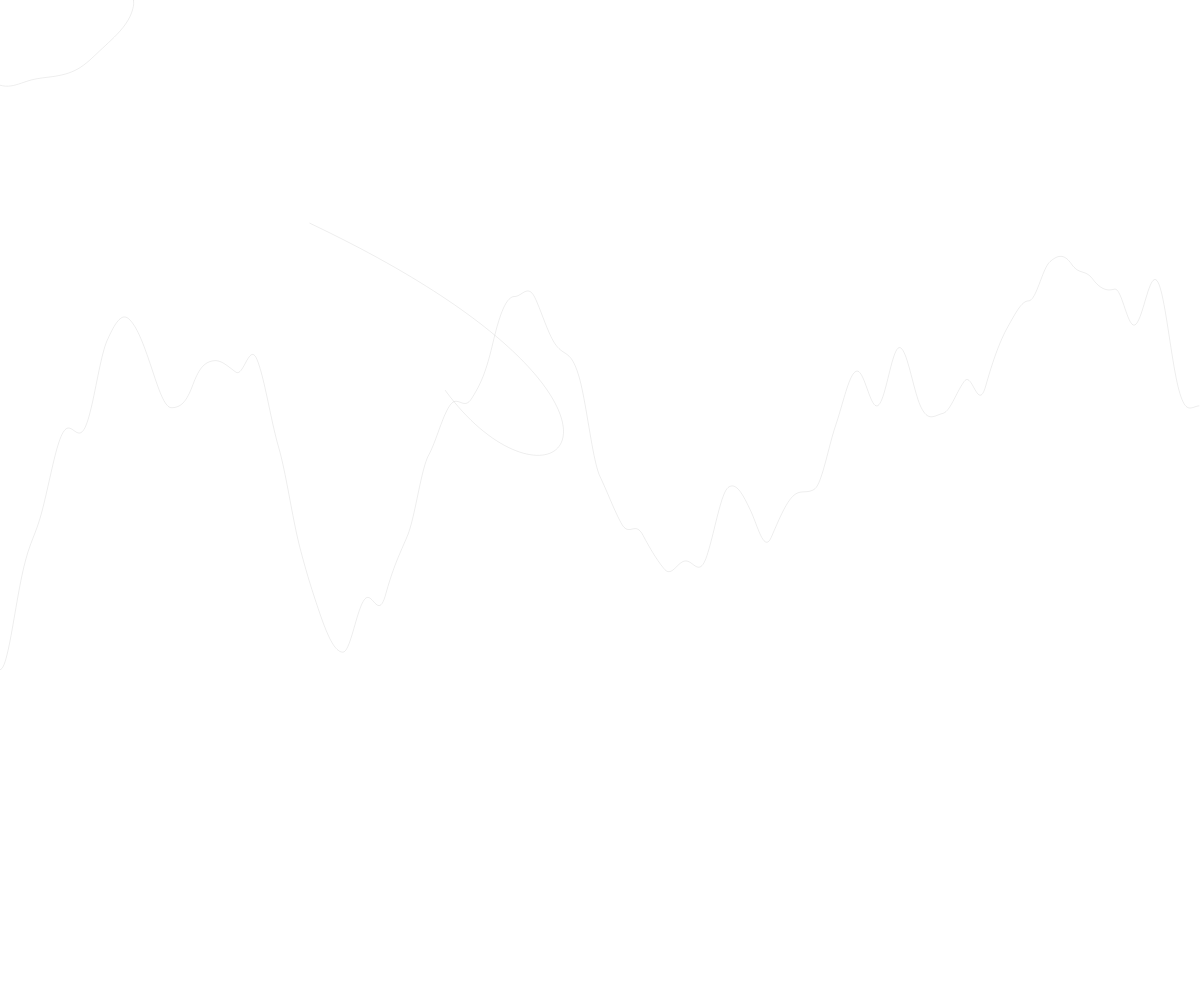
Frame 1 (no input)
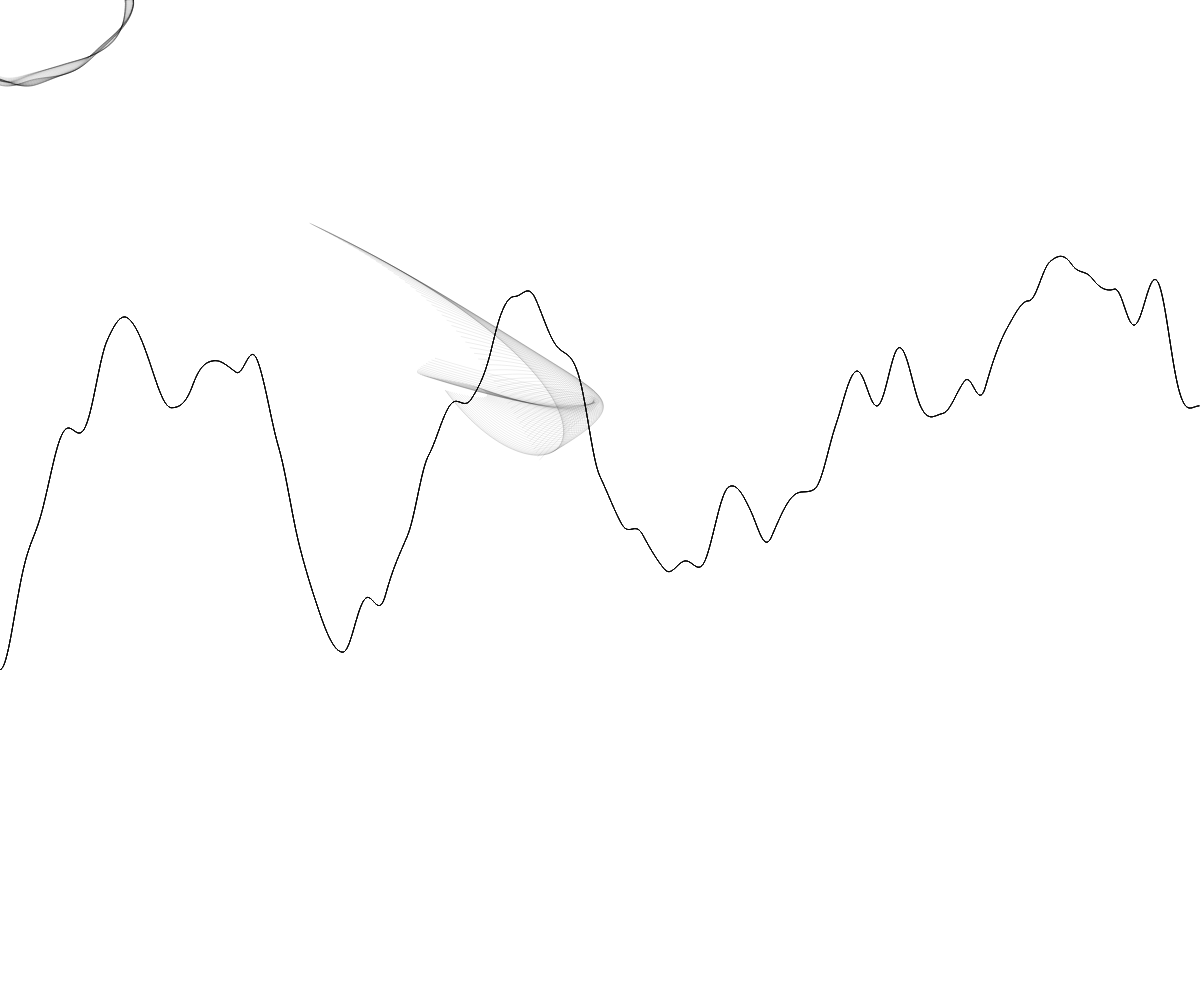
Frame 60 (no input)
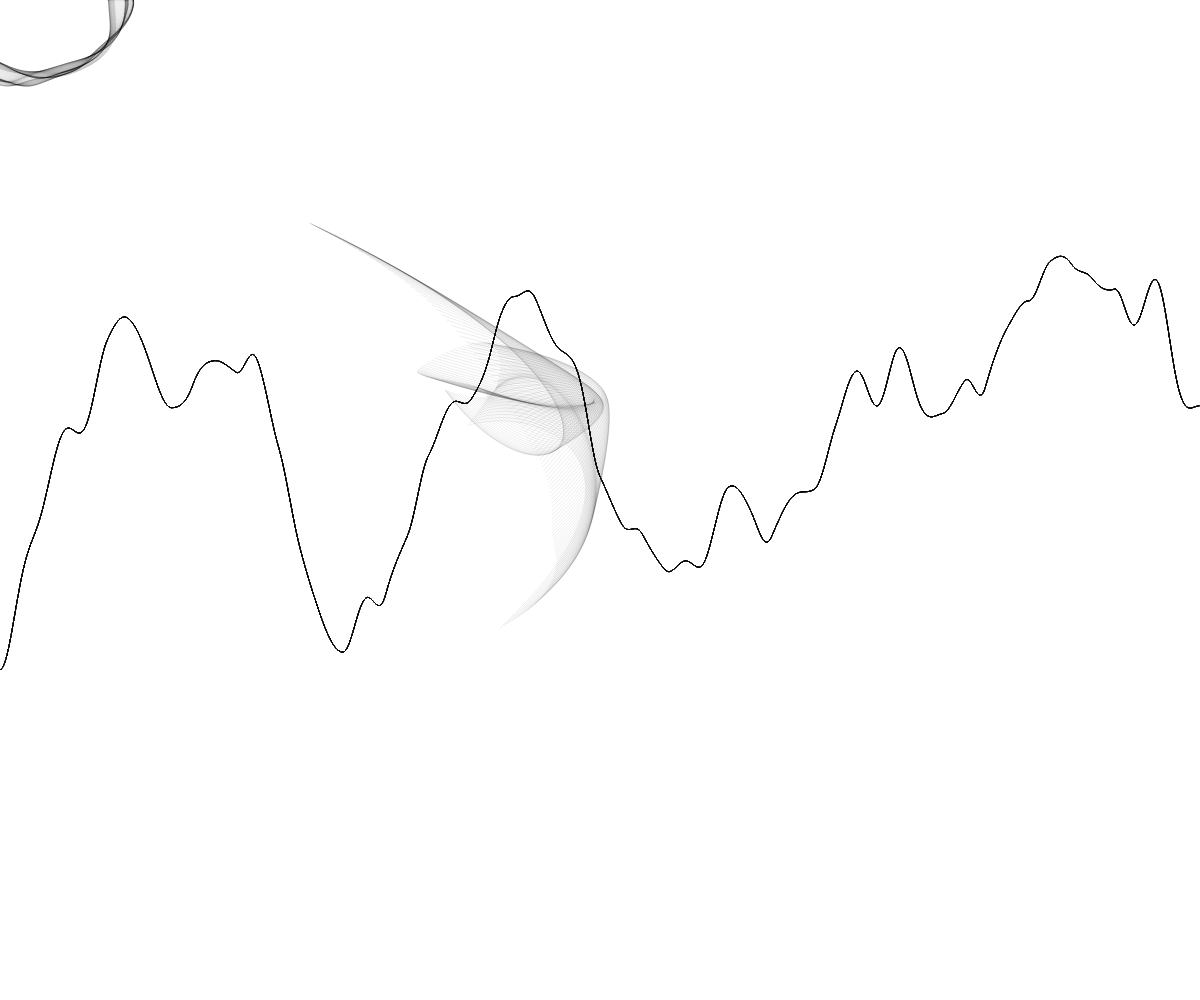
Frame 120 (the mouse pressed at the canvas centre since frame 60)

The p5.js sketch that drew these frames (run headless with seeded random() and noise() and a simulated clock; from frame 60 on, the mouse is pressed at the canvas centre):

// p5.js sketch
// ── sketch.js
var t;//declaration of variables
var n;

function setup() {
  createCanvas(windowWidth, windowHeight);
  stroke(0, 18);//drawing of boarder
  noFill();//enables visibility of the drawing
  t = 0;
  n = 0;
}

function draw() {

//drawing bazier curve using anchor points
  var x1 = width * noise(t + 5);
  var x2 = width * noise(t + 10);
  var x3 = width * noise(t + 15);
  var x4 = width * noise(t + 20);
  var y1 = height * noise(t + 25);
  var y2 = height * noise(t + 30);
  var y3 = height * noise(t + 35);
  var y4 = height * noise(t + 40);

  bezier(x1, y1, x2, y2, x3, y3, x4, y4);

  t += 0.005;//frewuency of iteration

  // background is cleared or refreshed after every 500 frames
  // clearance is done using mod (%) operator
  if (frameCount % 500 == 0) {
	background(255);//clears background after a framecount of 500
  }

  beginShape();//recording vertices
  for (var x = 0; x < width; x++) {
	var nx = map(x, 0, width, 0, 7);
	var y = height * noise(nx);
	vertex(x, y);
    }
  endShape();//end recording vertices of shape

  beginShape();
  //drawing a circle and manipulating radius using noise
  for (var i = 0; i < 200; i++) {
    var ang = map(i, 0, 200, 0, TWO_PI);
    var rad = 200 * noise(i * 0.01, n * 0.005);
    var x = rad * cos(ang);//position of x is varied by multiplying radius of the circle to sine of angle
    var y = rad * sin(ang);//position of y is varied by multiplying radius of the circle to sine of angle
    curveVertex(x, y);
  }
  endShape(CLOSE);

  n += 1;
  // clear the background every 600 frames using mod (%) operator
  if (frameCount % 600 == 0) {
	background(255);
}
}
